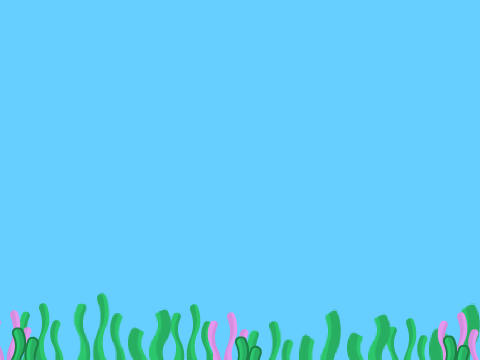
#> input picture temp/converted-Scratch-project/Godotgame/7141625bba8ec3ce5f285d27989560a1.png, 480 x 360 px
$ python -i file_handling.py   (imports and definitions only)   (older library calls are emulated)
#> lines starting #> are read from the running program, lines starting #| are printed output that depends on the picture
import subprocess
from PIL import Image
import numpy as np
import cv2
# [8 lines left out: function resize_png_half, not called in this run]

def jpg_to_png(jpg_path: str, png_path: str) -> None:
    with Image.open(jpg_path) as im:
        im.save(png_path, "PNG")

# [29 lines left out: function svg_to_png, not called in this run]

def collision_shape2d(png_path: str) -> str:
    try:
        img = Image.open(png_path).convert("L")
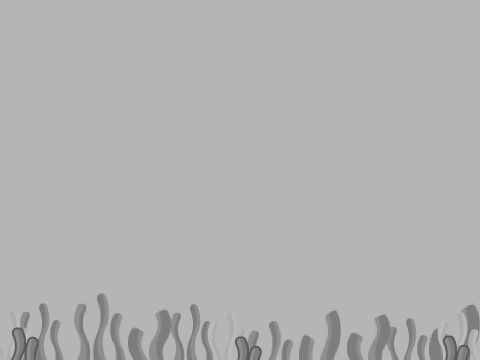
#> img: PIL image 480x360 L; min 90, max 185, mean 178.1
        img_array = np.array(img)
        _, binary = cv2.threshold(img_array, 1, 255, cv2.THRESH_BINARY)
#> binary: shape (360, 480); every value is 255
        contours, _ = cv2.findContours(binary, cv2.RETR_EXTERNAL, cv2.CHAIN_APPROX_SIMPLE)
#> contours = [[[0, 0], [0, 359], [479, 359], [479, 0]]]
        if not contours:
            return "PackedVector2Array()\nposition = Vector2(0, 0)"
        contour = max(contours, key=cv2.contourArea)
#> contour = [[0, 0], [0, 359], [479, 359], [479, 0]]
        hull = cv2.convexHull(contour)  # <--- Wichtig!
#> hull = [[479, 0], [479, 359], [0, 359], [0, 0]]
        points = [(int(pt[0][0]), int(pt[0][1])) for pt in hull]
#> points = [(479, 0), (479, 359), (0, 359), (0, 0)]
        godot_polygon = ", ".join([f"{x}, {y}" for x, y in points])
        return f"PackedVector2Array({godot_polygon})\nposition = Vector2({img.size[0] // -2}, {img.size[1] // -2})"
    except:
        return "PackedVector2Array()\nposition = Vector2(0, 0)"


# [35 lines left out: function import_file, not called in this run]

>>> result = collision_shape2d('../temp/converted-Scratch-project/Godotgame/7141625bba8ec3ce5f285d27989560a1.png')
